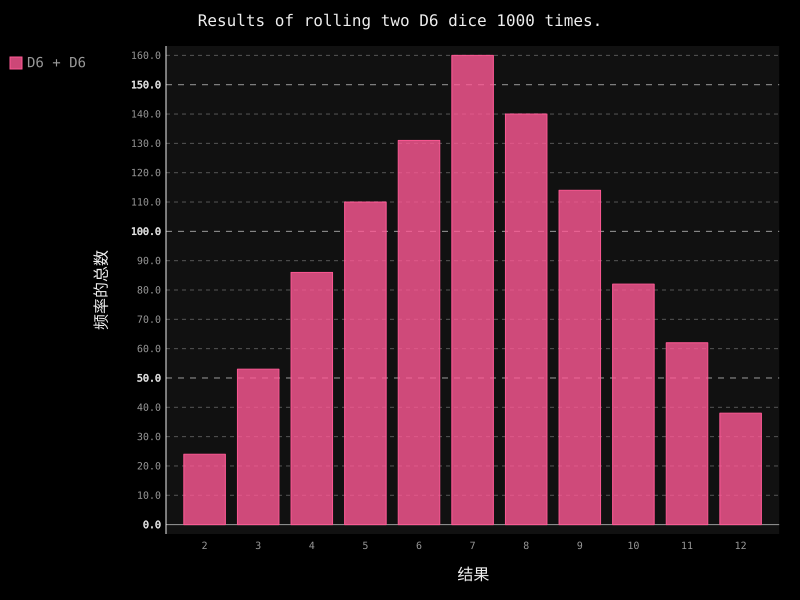

The script that drew this image:
import pygal
from die import Die

# 创建两个色子
die_1 = Die()
die_2 = Die()

# 把两个色子的结果加起来，放在列表中
results = [die_1.roll() + die_2.roll() for roll in range(1000)]

# 统计点总数
max_result = die_1.num_sides + die_2.num_sides
frequencies = [results.count(value) for value in range(2,max_result+1)]

#创建视图
hist = pygal.Bar()

hist.title = "Results of rolling two D6 dice 1000 times."
hist.x_labels = [str(x) for x in range(2,max_result+1)]
hist.x_title = '结果'
hist.y_title = "频率的总数"

hist.add("D6 + D6",frequencies)
hist.render_to_file("dice_visual.svg")
